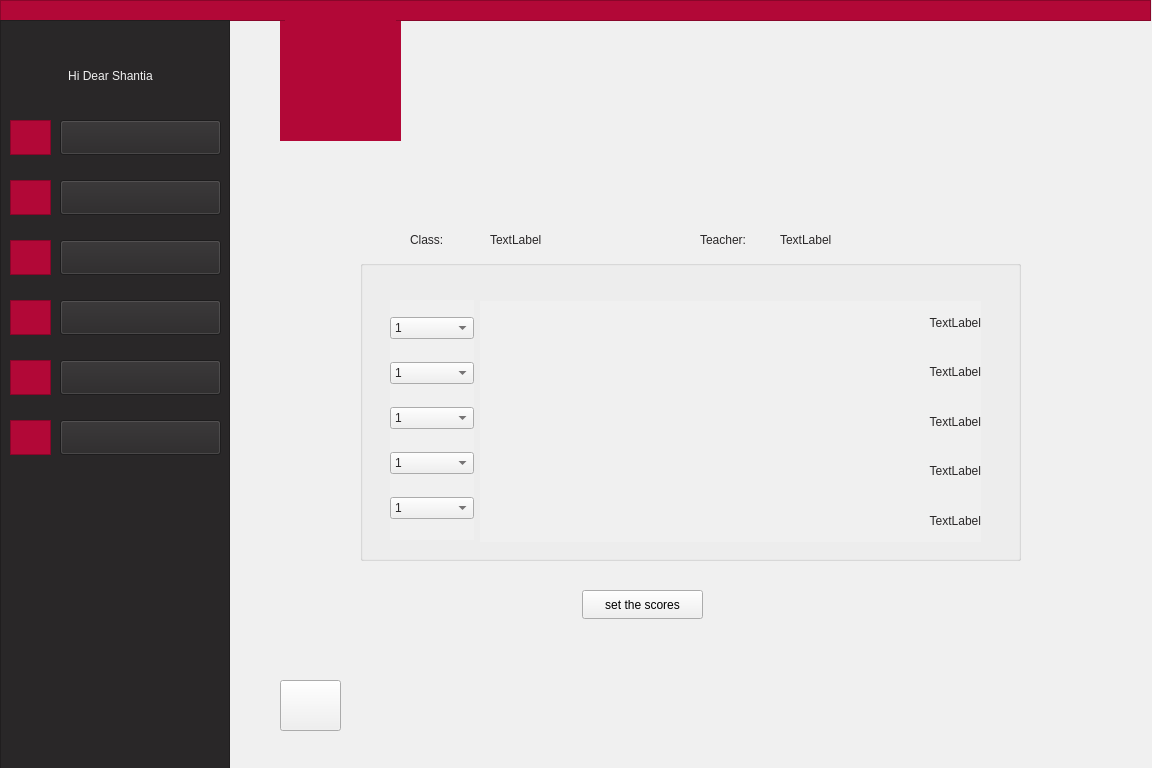
<?xml version="1.0" encoding="UTF-8"?>
<ui version="4.0">
 <class>StudentWatchSurvey</class>
 <widget class="QWidget" name="StudentWatchSurvey">
  <property name="geometry">
   <rect>
    <x>0</x>
    <y>0</y>
    <width>1152</width>
    <height>768</height>
   </rect>
  </property>
  <property name="minimumSize">
   <size>
    <width>1152</width>
    <height>768</height>
   </size>
  </property>
  <property name="windowTitle">
   <string>Form</string>
  </property>
  <property name="styleSheet">
   <string notr="true">background-color: rgb(240, 240, 240);</string>
  </property>
  <widget class="QLabel" name="label">
   <property name="geometry">
    <rect>
     <x>280</x>
     <y>20</y>
     <width>121</width>
     <height>121</height>
    </rect>
   </property>
   <property name="styleSheet">
    <string notr="true">background-color: rgb(178, 8, 55);
border-color: rgb(178, 8, 55);
</string>
   </property>
   <property name="text">
    <string/>
   </property>
   <property name="pixmap">
    <pixmap>:/AjaxLogo/filename.jpg</pixmap>
   </property>
   <property name="scaledContents">
    <bool>true</bool>
   </property>
   <property name="alignment">
    <set>Qt::AlignCenter</set>
   </property>
  </widget>
  <widget class="QFrame" name="frame">
   <property name="geometry">
    <rect>
     <x>0</x>
     <y>0</y>
     <width>1151</width>
     <height>21</height>
    </rect>
   </property>
   <property name="styleSheet">
    <string notr="true">background-color: rgb(178, 8, 55);
border-color: rgb(178, 8, 55);</string>
   </property>
   <property name="frameShape">
    <enum>QFrame::StyledPanel</enum>
   </property>
   <property name="frameShadow">
    <enum>QFrame::Raised</enum>
   </property>
  </widget>
  <widget class="QFrame" name="frame_2">
   <property name="geometry">
    <rect>
     <x>0</x>
     <y>20</y>
     <width>230</width>
     <height>768</height>
    </rect>
   </property>
   <property name="styleSheet">
    <string notr="true">background-color: rgb(41, 39, 40);
border-color: rgb(41, 39, 40);</string>
   </property>
   <property name="frameShape">
    <enum>QFrame::StyledPanel</enum>
   </property>
   <property name="frameShadow">
    <enum>QFrame::Raised</enum>
   </property>
   <widget class="QPushButton" name="pushButton">
    <property name="geometry">
     <rect>
      <x>60</x>
      <y>100</y>
      <width>161</width>
      <height>35</height>
     </rect>
    </property>
    <property name="styleSheet">
     <string notr="true">font: 11pt &quot;Montserrat&quot;;
</string>
    </property>
    <property name="text">
     <string/>
    </property>
   </widget>
   <widget class="QPushButton" name="pushButton_2">
    <property name="geometry">
     <rect>
      <x>60</x>
      <y>160</y>
      <width>161</width>
      <height>35</height>
     </rect>
    </property>
    <property name="styleSheet">
     <string notr="true">font: 11pt &quot;Montserrat&quot;;
</string>
    </property>
    <property name="text">
     <string/>
    </property>
   </widget>
   <widget class="QPushButton" name="pushButton_3">
    <property name="geometry">
     <rect>
      <x>60</x>
      <y>220</y>
      <width>161</width>
      <height>35</height>
     </rect>
    </property>
    <property name="styleSheet">
     <string notr="true">font: 11pt &quot;Montserrat&quot;;
</string>
    </property>
    <property name="text">
     <string/>
    </property>
   </widget>
   <widget class="QPushButton" name="pushButton_4">
    <property name="geometry">
     <rect>
      <x>60</x>
      <y>280</y>
      <width>161</width>
      <height>35</height>
     </rect>
    </property>
    <property name="styleSheet">
     <string notr="true">font: 11pt &quot;Montserrat&quot;;
</string>
    </property>
    <property name="text">
     <string/>
    </property>
   </widget>
   <widget class="QFrame" name="frame_3">
    <property name="geometry">
     <rect>
      <x>10</x>
      <y>100</y>
      <width>41</width>
      <height>35</height>
     </rect>
    </property>
    <property name="styleSheet">
     <string notr="true">background-color: rgb(178, 8, 55);
border-color: rgb(178, 8, 55);</string>
    </property>
    <property name="frameShape">
     <enum>QFrame::StyledPanel</enum>
    </property>
    <property name="frameShadow">
     <enum>QFrame::Raised</enum>
    </property>
    <widget class="QLabel" name="label_21">
     <property name="geometry">
      <rect>
       <x>5</x>
       <y>2</y>
       <width>31</width>
       <height>31</height>
      </rect>
     </property>
     <property name="styleSheet">
      <string notr="true"/>
     </property>
     <property name="text">
      <string/>
     </property>
     <property name="pixmap">
      <pixmap resource="icon.qrc">:/icon/profile.png</pixmap>
     </property>
     <property name="scaledContents">
      <bool>true</bool>
     </property>
    </widget>
   </widget>
   <widget class="QFrame" name="frame_5">
    <property name="geometry">
     <rect>
      <x>10</x>
      <y>160</y>
      <width>41</width>
      <height>35</height>
     </rect>
    </property>
    <property name="cursor">
     <cursorShape>ArrowCursor</cursorShape>
    </property>
    <property name="styleSheet">
     <string notr="true">background-color: rgb(178, 8, 55);
border-color: rgb(178, 8, 55);</string>
    </property>
    <property name="frameShape">
     <enum>QFrame::StyledPanel</enum>
    </property>
    <property name="frameShadow">
     <enum>QFrame::Raised</enum>
    </property>
    <widget class="QLabel" name="label_20">
     <property name="geometry">
      <rect>
       <x>5</x>
       <y>2</y>
       <width>31</width>
       <height>31</height>
      </rect>
     </property>
     <property name="text">
      <string/>
     </property>
     <property name="pixmap">
      <pixmap resource="icon.qrc">:/icon/message.png</pixmap>
     </property>
     <property name="scaledContents">
      <bool>true</bool>
     </property>
    </widget>
   </widget>
   <widget class="QFrame" name="frame_6">
    <property name="geometry">
     <rect>
      <x>10</x>
      <y>220</y>
      <width>41</width>
      <height>35</height>
     </rect>
    </property>
    <property name="styleSheet">
     <string notr="true">background-color: rgb(178, 8, 55);
border-color: rgb(178, 8, 55);</string>
    </property>
    <property name="frameShape">
     <enum>QFrame::StyledPanel</enum>
    </property>
    <property name="frameShadow">
     <enum>QFrame::Raised</enum>
    </property>
    <widget class="QLabel" name="label_11">
     <property name="geometry">
      <rect>
       <x>5</x>
       <y>2</y>
       <width>31</width>
       <height>31</height>
      </rect>
     </property>
     <property name="text">
      <string/>
     </property>
     <property name="pixmap">
      <pixmap resource="icon.qrc">:/icon/schedule.png</pixmap>
     </property>
     <property name="scaledContents">
      <bool>true</bool>
     </property>
    </widget>
   </widget>
   <widget class="QFrame" name="frame_7">
    <property name="geometry">
     <rect>
      <x>10</x>
      <y>280</y>
      <width>41</width>
      <height>35</height>
     </rect>
    </property>
    <property name="styleSheet">
     <string notr="true">background-color: rgb(178, 8, 55);
border-color: rgb(178, 8, 55);</string>
    </property>
    <property name="frameShape">
     <enum>QFrame::StyledPanel</enum>
    </property>
    <property name="frameShadow">
     <enum>QFrame::Raised</enum>
    </property>
    <widget class="QLabel" name="label_7">
     <property name="geometry">
      <rect>
       <x>5</x>
       <y>2</y>
       <width>31</width>
       <height>31</height>
      </rect>
     </property>
     <property name="text">
      <string/>
     </property>
     <property name="pixmap">
      <pixmap resource="term-management-icon.qrc">:/icons/icons8-web-64.png</pixmap>
     </property>
     <property name="scaledContents">
      <bool>true</bool>
     </property>
    </widget>
   </widget>
   <widget class="QLabel" name="label_2">
    <property name="geometry">
     <rect>
      <x>20</x>
      <y>40</y>
      <width>181</width>
      <height>31</height>
     </rect>
    </property>
    <property name="styleSheet">
     <string notr="true">font: 11pt &quot;Montserrat&quot;;
color: rgb(240, 240, 240);</string>
    </property>
    <property name="text">
     <string>Hi Dear Shantia</string>
    </property>
    <property name="alignment">
     <set>Qt::AlignCenter</set>
    </property>
   </widget>
   <widget class="QLabel" name="label_3">
    <property name="geometry">
     <rect>
      <x>110</x>
      <y>100</y>
      <width>71</width>
      <height>30</height>
     </rect>
    </property>
    <property name="autoFillBackground">
     <bool>false</bool>
    </property>
    <property name="styleSheet">
     <string notr="true">font: 11pt &quot;Montserrat&quot;;
color: rgb(240, 240, 240);</string>
    </property>
    <property name="lineWidth">
     <number>0</number>
    </property>
    <property name="text">
     <string>Profile</string>
    </property>
    <property name="alignment">
     <set>Qt::AlignCenter</set>
    </property>
   </widget>
   <widget class="QLabel" name="label_4">
    <property name="geometry">
     <rect>
      <x>90</x>
      <y>160</y>
      <width>111</width>
      <height>30</height>
     </rect>
    </property>
    <property name="styleSheet">
     <string notr="true">font: 11pt &quot;Montserrat&quot;;
color: rgb(240, 240, 240);</string>
    </property>
    <property name="text">
     <string>Messages</string>
    </property>
    <property name="alignment">
     <set>Qt::AlignCenter</set>
    </property>
   </widget>
   <widget class="QLabel" name="label_5">
    <property name="geometry">
     <rect>
      <x>60</x>
      <y>220</y>
      <width>161</width>
      <height>30</height>
     </rect>
    </property>
    <property name="styleSheet">
     <string notr="true">font: 11pt &quot;Montserrat&quot;;
color: rgb(240, 240, 240);</string>
    </property>
    <property name="text">
     <string>Weekly Schedule</string>
    </property>
    <property name="alignment">
     <set>Qt::AlignCenter</set>
    </property>
   </widget>
   <widget class="QFrame" name="frame_15">
    <property name="geometry">
     <rect>
      <x>10</x>
      <y>400</y>
      <width>41</width>
      <height>35</height>
     </rect>
    </property>
    <property name="styleSheet">
     <string notr="true">background-color: rgb(178, 8, 55);
border-color: rgb(178, 8, 55);</string>
    </property>
    <property name="frameShape">
     <enum>QFrame::StyledPanel</enum>
    </property>
    <property name="frameShadow">
     <enum>QFrame::Raised</enum>
    </property>
    <widget class="QLabel" name="label_22">
     <property name="geometry">
      <rect>
       <x>5</x>
       <y>2</y>
       <width>31</width>
       <height>31</height>
      </rect>
     </property>
     <property name="text">
      <string/>
     </property>
     <property name="pixmap">
      <pixmap resource="term-management-icon.qrc">:/icons/icons8-survey-50.png</pixmap>
     </property>
     <property name="scaledContents">
      <bool>true</bool>
     </property>
    </widget>
   </widget>
   <widget class="QPushButton" name="pushButton_7">
    <property name="geometry">
     <rect>
      <x>60</x>
      <y>400</y>
      <width>161</width>
      <height>35</height>
     </rect>
    </property>
    <property name="styleSheet">
     <string notr="true">font: 11pt &quot;Montserrat&quot;;
</string>
    </property>
    <property name="text">
     <string/>
    </property>
   </widget>
   <widget class="QPushButton" name="pushButton_6">
    <property name="geometry">
     <rect>
      <x>60</x>
      <y>340</y>
      <width>161</width>
      <height>35</height>
     </rect>
    </property>
    <property name="styleSheet">
     <string notr="true">font: 11pt &quot;Montserrat&quot;;
</string>
    </property>
    <property name="text">
     <string/>
    </property>
   </widget>
   <widget class="QFrame" name="frame_16">
    <property name="geometry">
     <rect>
      <x>10</x>
      <y>340</y>
      <width>41</width>
      <height>35</height>
     </rect>
    </property>
    <property name="styleSheet">
     <string notr="true">background-color: rgb(178, 8, 55);
border-color: rgb(178, 8, 55);</string>
    </property>
    <property name="frameShape">
     <enum>QFrame::StyledPanel</enum>
    </property>
    <property name="frameShadow">
     <enum>QFrame::Raised</enum>
    </property>
    <widget class="QLabel" name="label_10">
     <property name="geometry">
      <rect>
       <x>5</x>
       <y>2</y>
       <width>31</width>
       <height>31</height>
      </rect>
     </property>
     <property name="text">
      <string/>
     </property>
     <property name="pixmap">
      <pixmap resource="term-management-icon.qrc">:/icons/icons8-view-headline-50.png</pixmap>
     </property>
     <property name="scaledContents">
      <bool>true</bool>
     </property>
    </widget>
   </widget>
   <widget class="QLabel" name="label_6">
    <property name="geometry">
     <rect>
      <x>95</x>
      <y>290</y>
      <width>111</width>
      <height>20</height>
     </rect>
    </property>
    <property name="styleSheet">
     <string notr="true">font: 11pt &quot;Montserrat&quot;;
color: rgb(240, 240, 240);</string>
    </property>
    <property name="text">
     <string>Enrollment</string>
    </property>
   </widget>
   <widget class="QLabel" name="label_23">
    <property name="geometry">
     <rect>
      <x>90</x>
      <y>350</y>
      <width>121</width>
      <height>20</height>
     </rect>
    </property>
    <property name="styleSheet">
     <string notr="true">font: 11pt &quot;Montserrat&quot;;
color: rgb(240, 240, 240);</string>
    </property>
    <property name="text">
     <string>View Scores</string>
    </property>
   </widget>
   <widget class="QLabel" name="label_24">
    <property name="geometry">
     <rect>
      <x>80</x>
      <y>410</y>
      <width>141</width>
      <height>20</height>
     </rect>
    </property>
    <property name="styleSheet">
     <string notr="true">font: 11pt &quot;Montserrat&quot;;
color: rgb(240, 240, 240);</string>
    </property>
    <property name="text">
     <string>Teacher Survey</string>
    </property>
   </widget>
   <zorder>frame_5</zorder>
   <zorder>frame_6</zorder>
   <zorder>frame_7</zorder>
   <zorder>label_2</zorder>
   <zorder>label_3</zorder>
   <zorder>label_4</zorder>
   <zorder>label_5</zorder>
   <zorder>frame_3</zorder>
   <zorder>pushButton</zorder>
   <zorder>pushButton_2</zorder>
   <zorder>pushButton_3</zorder>
   <zorder>frame_15</zorder>
   <zorder>frame_16</zorder>
   <zorder>label_6</zorder>
   <zorder>label_23</zorder>
   <zorder>label_24</zorder>
   <zorder>pushButton_6</zorder>
   <zorder>pushButton_7</zorder>
   <zorder>pushButton_4</zorder>
  </widget>
  <widget class="QPushButton" name="backToMenu">
   <property name="geometry">
    <rect>
     <x>280</x>
     <y>680</y>
     <width>61</width>
     <height>51</height>
    </rect>
   </property>
   <property name="text">
    <string/>
   </property>
  </widget>
  <widget class="QLabel" name="label_14">
   <property name="geometry">
    <rect>
     <x>280</x>
     <y>680</y>
     <width>41</width>
     <height>46</height>
    </rect>
   </property>
   <property name="styleSheet">
    <string>font: 9pt &quot;Montserrat&quot;;
color: rgb(178, 8, 55);</string>
   </property>
   <property name="text">
    <string/>
   </property>
   <property name="pixmap">
    <pixmap resource="arrowIcon.qrc">:/new/prefix1/icons8-left-arrow-50.png</pixmap>
   </property>
   <property name="scaledContents">
    <bool>true</bool>
   </property>
  </widget>
  <widget class="QLabel" name="label_9">
   <property name="geometry">
    <rect>
     <x>285</x>
     <y>20</y>
     <width>111</width>
     <height>111</height>
    </rect>
   </property>
   <property name="styleSheet">
    <string notr="true">background-color: rgb(178, 8, 55);</string>
   </property>
   <property name="text">
    <string/>
   </property>
   <property name="pixmap">
    <pixmap resource="pictures.qrc">:/logo/filename.jpg</pixmap>
   </property>
   <property name="scaledContents">
    <bool>true</bool>
   </property>
  </widget>
  <widget class="QLabel" name="label_19">
   <property name="geometry">
    <rect>
     <x>410</x>
     <y>230</y>
     <width>63</width>
     <height>20</height>
    </rect>
   </property>
   <property name="styleSheet">
    <string notr="true">color: rgb(41, 39, 40);
font: 9pt &quot;Montserrat&quot;;</string>
   </property>
   <property name="text">
    <string>Class:</string>
   </property>
  </widget>
  <widget class="QLabel" name="label_25">
   <property name="geometry">
    <rect>
     <x>700</x>
     <y>230</y>
     <width>63</width>
     <height>20</height>
    </rect>
   </property>
   <property name="styleSheet">
    <string notr="true">color: rgb(41, 39, 40);
font: 9pt &quot;Montserrat&quot;;</string>
   </property>
   <property name="text">
    <string>Teacher:</string>
   </property>
  </widget>
  <widget class="QLabel" name="classname">
   <property name="geometry">
    <rect>
     <x>490</x>
     <y>230</y>
     <width>161</width>
     <height>20</height>
    </rect>
   </property>
   <property name="styleSheet">
    <string notr="true">color: rgb(41, 39, 40);
font: 9pt &quot;Montserrat&quot;;</string>
   </property>
   <property name="text">
    <string>TextLabel</string>
   </property>
  </widget>
  <widget class="QLabel" name="teachername">
   <property name="geometry">
    <rect>
     <x>780</x>
     <y>230</y>
     <width>201</width>
     <height>20</height>
    </rect>
   </property>
   <property name="styleSheet">
    <string notr="true">color: rgb(41, 39, 40);
font: 9pt &quot;Montserrat&quot;;</string>
   </property>
   <property name="text">
    <string>TextLabel</string>
   </property>
  </widget>
  <widget class="QGroupBox" name="groupBox">
   <property name="geometry">
    <rect>
     <x>360</x>
     <y>260</y>
     <width>661</width>
     <height>301</height>
    </rect>
   </property>
   <property name="title">
    <string/>
   </property>
   <widget class="QWidget" name="layoutWidget">
    <property name="geometry">
     <rect>
      <x>30</x>
      <y>40</y>
      <width>84</width>
      <height>240</height>
     </rect>
    </property>
    <property name="styleSheet">
     <string notr="true">color: rgb(41, 39, 40);</string>
    </property>
    <layout class="QVBoxLayout" name="verticalLayout_2">
     <item>
      <widget class="QComboBox" name="comboBox">
       <property name="styleSheet">
        <string notr="true">color: rgb(41, 39, 40);
font: 9pt &quot;Montserrat&quot;;</string>
       </property>
       <item>
        <property name="text">
         <string>1</string>
        </property>
       </item>
       <item>
        <property name="text">
         <string>2</string>
        </property>
       </item>
       <item>
        <property name="text">
         <string>3</string>
        </property>
       </item>
       <item>
        <property name="text">
         <string>4</string>
        </property>
       </item>
       <item>
        <property name="text">
         <string>5</string>
        </property>
       </item>
      </widget>
     </item>
     <item>
      <widget class="QComboBox" name="comboBox_2">
       <property name="styleSheet">
        <string notr="true">color: rgb(41, 39, 40);
font: 9pt &quot;Montserrat&quot;;</string>
       </property>
       <item>
        <property name="text">
         <string>1</string>
        </property>
       </item>
       <item>
        <property name="text">
         <string>2</string>
        </property>
       </item>
       <item>
        <property name="text">
         <string>3</string>
        </property>
       </item>
       <item>
        <property name="text">
         <string>4</string>
        </property>
       </item>
       <item>
        <property name="text">
         <string>5</string>
        </property>
       </item>
      </widget>
     </item>
     <item>
      <widget class="QComboBox" name="comboBox_3">
       <property name="styleSheet">
        <string notr="true">color: rgb(41, 39, 40);
font: 9pt &quot;Montserrat&quot;;</string>
       </property>
       <item>
        <property name="text">
         <string>1</string>
        </property>
       </item>
       <item>
        <property name="text">
         <string>2</string>
        </property>
       </item>
       <item>
        <property name="text">
         <string>3</string>
        </property>
       </item>
       <item>
        <property name="text">
         <string>4</string>
        </property>
       </item>
       <item>
        <property name="text">
         <string>5</string>
        </property>
       </item>
      </widget>
     </item>
     <item>
      <widget class="QComboBox" name="comboBox_4">
       <property name="styleSheet">
        <string notr="true">color: rgb(41, 39, 40);
font: 9pt &quot;Montserrat&quot;;</string>
       </property>
       <item>
        <property name="text">
         <string>1</string>
        </property>
       </item>
       <item>
        <property name="text">
         <string>2</string>
        </property>
       </item>
       <item>
        <property name="text">
         <string>3</string>
        </property>
       </item>
       <item>
        <property name="text">
         <string>4</string>
        </property>
       </item>
       <item>
        <property name="text">
         <string>5</string>
        </property>
       </item>
      </widget>
     </item>
     <item>
      <widget class="QComboBox" name="comboBox_5">
       <property name="styleSheet">
        <string notr="true">color: rgb(41, 39, 40);
font: 9pt &quot;Montserrat&quot;;</string>
       </property>
       <item>
        <property name="text">
         <string>1</string>
        </property>
       </item>
       <item>
        <property name="text">
         <string>2</string>
        </property>
       </item>
       <item>
        <property name="text">
         <string>3</string>
        </property>
       </item>
       <item>
        <property name="text">
         <string>4</string>
        </property>
       </item>
       <item>
        <property name="text">
         <string>5</string>
        </property>
       </item>
      </widget>
     </item>
    </layout>
   </widget>
   <widget class="QWidget" name="layoutWidget">
    <property name="geometry">
     <rect>
      <x>120</x>
      <y>41</y>
      <width>501</width>
      <height>241</height>
     </rect>
    </property>
    <property name="styleSheet">
     <string notr="true">color: rgb(41, 39, 40);</string>
    </property>
    <layout class="QVBoxLayout" name="verticalLayout">
     <item>
      <widget class="QLabel" name="label_8">
       <property name="styleSheet">
        <string notr="true">color: rgb(41, 39, 40);</string>
       </property>
       <property name="text">
        <string>TextLabel</string>
       </property>
       <property name="alignment">
        <set>Qt::AlignRight|Qt::AlignTrailing|Qt::AlignVCenter</set>
       </property>
      </widget>
     </item>
     <item>
      <widget class="QLabel" name="label_12">
       <property name="styleSheet">
        <string notr="true">color: rgb(41, 39, 40);</string>
       </property>
       <property name="text">
        <string>TextLabel</string>
       </property>
       <property name="alignment">
        <set>Qt::AlignRight|Qt::AlignTrailing|Qt::AlignVCenter</set>
       </property>
      </widget>
     </item>
     <item>
      <widget class="QLabel" name="label_13">
       <property name="styleSheet">
        <string notr="true">color: rgb(41, 39, 40);</string>
       </property>
       <property name="text">
        <string>TextLabel</string>
       </property>
       <property name="alignment">
        <set>Qt::AlignRight|Qt::AlignTrailing|Qt::AlignVCenter</set>
       </property>
      </widget>
     </item>
     <item>
      <widget class="QLabel" name="label_15">
       <property name="styleSheet">
        <string notr="true">color: rgb(41, 39, 40);</string>
       </property>
       <property name="text">
        <string>TextLabel</string>
       </property>
       <property name="alignment">
        <set>Qt::AlignRight|Qt::AlignTrailing|Qt::AlignVCenter</set>
       </property>
      </widget>
     </item>
     <item>
      <widget class="QLabel" name="label_16">
       <property name="styleSheet">
        <string notr="true">color: rgb(41, 39, 40);</string>
       </property>
       <property name="text">
        <string>TextLabel</string>
       </property>
       <property name="alignment">
        <set>Qt::AlignRight|Qt::AlignTrailing|Qt::AlignVCenter</set>
       </property>
      </widget>
     </item>
    </layout>
   </widget>
  </widget>
  <widget class="QPushButton" name="setScore">
   <property name="geometry">
    <rect>
     <x>582</x>
     <y>590</y>
     <width>121</width>
     <height>29</height>
    </rect>
   </property>
   <property name="text">
    <string>set the scores</string>
   </property>
  </widget>
  <zorder>label</zorder>
  <zorder>frame</zorder>
  <zorder>frame_2</zorder>
  <zorder>label_14</zorder>
  <zorder>label_9</zorder>
  <zorder>backToMenu</zorder>
  <zorder>label_19</zorder>
  <zorder>label_25</zorder>
  <zorder>classname</zorder>
  <zorder>teachername</zorder>
  <zorder>groupBox</zorder>
  <zorder>setScore</zorder>
 </widget>
 <resources>
  <include location="arrowIcon.qrc"/>
  <include location="term-management-icon.qrc"/>
  <include location="icon.qrc"/>
  <include location="pictures.qrc"/>
 </resources>
 <connections/>
</ui>
